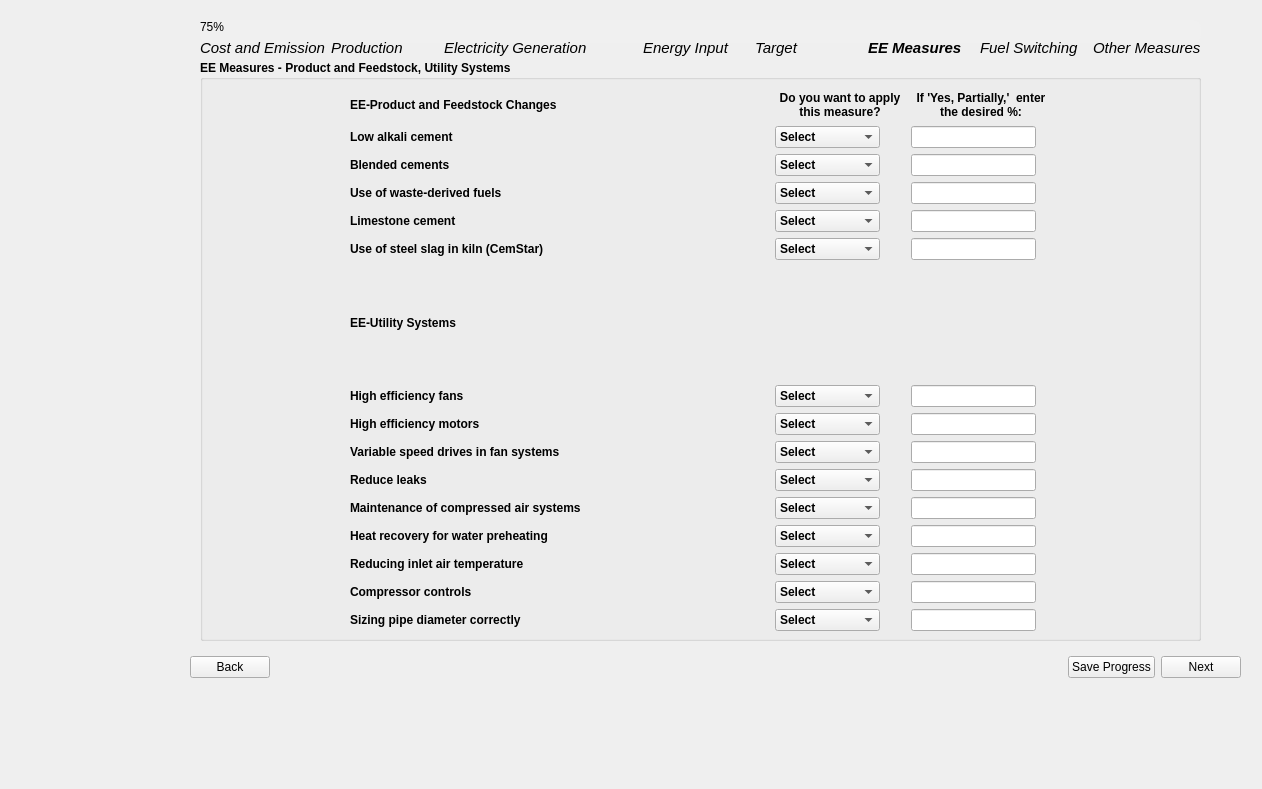
<?xml version="1.0" encoding="UTF-8"?>
<ui version="4.0">
 <class>Page8_AllMeasures_3</class>
 <widget class="QWidget" name="Page8_AllMeasures_3">
  <property name="geometry">
   <rect>
    <x>0</x>
    <y>0</y>
    <width>1262</width>
    <height>789</height>
   </rect>
  </property>
  <property name="sizePolicy">
   <sizepolicy hsizetype="Fixed" vsizetype="Fixed">
    <horstretch>0</horstretch>
    <verstretch>0</verstretch>
   </sizepolicy>
  </property>
  <property name="windowTitle">
   <string>Form</string>
  </property>
  <property name="styleSheet">
   <string notr="true"/>
  </property>
  <widget class="QWidget" name="layoutWidget">
   <property name="geometry">
    <rect>
     <x>190</x>
     <y>650</y>
     <width>1051</width>
     <height>35</height>
    </rect>
   </property>
   <layout class="QHBoxLayout" name="button_layout">
    <item>
     <widget class="QPushButton" name="backBtn">
      <property name="text">
       <string>Back</string>
      </property>
     </widget>
    </item>
    <item>
     <spacer name="horizontalSpacer">
      <property name="orientation">
       <enum>Qt::Horizontal</enum>
      </property>
      <property name="sizeHint" stdset="0">
       <size>
        <width>40</width>
        <height>20</height>
       </size>
      </property>
     </spacer>
    </item>
    <item>
     <widget class="QPushButton" name="saveBtn">
      <property name="text">
       <string>Save Progress</string>
      </property>
     </widget>
    </item>
    <item>
     <widget class="QPushButton" name="nextBtn">
      <property name="font">
       <font>
        <kerning>true</kerning>
       </font>
      </property>
      <property name="text">
       <string>Next</string>
      </property>
     </widget>
    </item>
   </layout>
  </widget>
  <widget class="QGroupBox" name="electricity_generation_group_1">
   <property name="geometry">
    <rect>
     <x>200</x>
     <y>60</y>
     <width>1001</width>
     <height>581</height>
    </rect>
   </property>
   <property name="font">
    <font>
     <bold>true</bold>
    </font>
   </property>
   <property name="styleSheet">
    <string notr="true">QPushButton {
    background-color: #26481f;  /* Green */
    color: white;
    border: none;
    padding: 8px 16px;
    font-size: 14px;
    border-radius: 6px;
    min-width: 90px;
    min-height: 15px;

}

QPushButton:hover {
    background-color: #45a049;
}

QPushButton:pressed {
    background-color: #3e8e41;
}

QPushButton#saveBtn {
                background-color: white;
                color: #26481f;
            }
QPushButton#saveBtn:hover {
                background-color: #45a049;
			  color: white;
            }

    QLineEdit {
        border-radius: 10px;    
        padding: 5px;           
    }

myLineEdit-&gt;setFixedSize(200, 30)</string>
   </property>
   <property name="title">
    <string>EE Measures - Product and Feedstock, Utility Systems</string>
   </property>
   <widget class="QWidget" name="layoutWidget">
    <property name="geometry">
     <rect>
      <x>150</x>
      <y>30</y>
      <width>701</width>
      <height>541</height>
     </rect>
    </property>
    <layout class="QGridLayout" name="gridLayout">
     <item row="2" column="0">
      <widget class="QLabel" name="page_8_3_label_2">
       <property name="text">
        <string>Blended cements</string>
       </property>
      </widget>
     </item>
     <item row="10" column="2">
      <widget class="QLineEdit" name="page_8_3_input_9">
       <property name="sizePolicy">
        <sizepolicy hsizetype="Fixed" vsizetype="Fixed">
         <horstretch>0</horstretch>
         <verstretch>0</verstretch>
        </sizepolicy>
       </property>
       <property name="text">
        <string/>
       </property>
      </widget>
     </item>
     <item row="1" column="0">
      <widget class="QLabel" name="page_8_3_label">
       <property name="text">
        <string>Low alkali cement</string>
       </property>
      </widget>
     </item>
     <item row="4" column="1">
      <widget class="QComboBox" name="page_8_3_comboBox_4">
       <property name="sizePolicy">
        <sizepolicy hsizetype="Fixed" vsizetype="Fixed">
         <horstretch>0</horstretch>
         <verstretch>0</verstretch>
        </sizepolicy>
       </property>
       <item>
        <property name="text">
         <string>Select</string>
        </property>
       </item>
       <item>
        <property name="text">
         <string>Yes (100%)</string>
        </property>
       </item>
       <item>
        <property name="text">
         <string>No (0%)</string>
        </property>
       </item>
       <item>
        <property name="text">
         <string>Yes, Partially</string>
        </property>
       </item>
      </widget>
     </item>
     <item row="7" column="0">
      <widget class="QLabel" name="page_8_3_label_6">
       <property name="text">
        <string>High efficiency fans</string>
       </property>
      </widget>
     </item>
     <item row="12" column="0">
      <widget class="QLabel" name="page_8_3_label_11">
       <property name="text">
        <string>Heat recovery for water preheating</string>
       </property>
      </widget>
     </item>
     <item row="0" column="0">
      <widget class="QLabel" name="page_8_3_header">
       <property name="font">
        <font>
         <bold>true</bold>
        </font>
       </property>
       <property name="text">
        <string>EE-Product and Feedstock Changes</string>
       </property>
      </widget>
     </item>
     <item row="9" column="0">
      <widget class="QLabel" name="page_8_3_label_8">
       <property name="text">
        <string>Variable speed drives in fan systems</string>
       </property>
      </widget>
     </item>
     <item row="11" column="1">
      <widget class="QComboBox" name="page_8_3_comboBox_10">
       <property name="sizePolicy">
        <sizepolicy hsizetype="Fixed" vsizetype="Fixed">
         <horstretch>0</horstretch>
         <verstretch>0</verstretch>
        </sizepolicy>
       </property>
       <item>
        <property name="text">
         <string>Select</string>
        </property>
       </item>
       <item>
        <property name="text">
         <string>Yes (100%)</string>
        </property>
       </item>
       <item>
        <property name="text">
         <string>No (0%)</string>
        </property>
       </item>
       <item>
        <property name="text">
         <string>Yes, Partially</string>
        </property>
       </item>
      </widget>
     </item>
     <item row="14" column="0">
      <widget class="QLabel" name="page_8_3_label_13">
       <property name="text">
        <string>Compressor controls</string>
       </property>
      </widget>
     </item>
     <item row="3" column="2">
      <widget class="QLineEdit" name="page_8_3_input_3">
       <property name="sizePolicy">
        <sizepolicy hsizetype="Fixed" vsizetype="Fixed">
         <horstretch>0</horstretch>
         <verstretch>0</verstretch>
        </sizepolicy>
       </property>
       <property name="text">
        <string/>
       </property>
      </widget>
     </item>
     <item row="4" column="2">
      <widget class="QLineEdit" name="page_8_3_input_4">
       <property name="sizePolicy">
        <sizepolicy hsizetype="Fixed" vsizetype="Fixed">
         <horstretch>0</horstretch>
         <verstretch>0</verstretch>
        </sizepolicy>
       </property>
       <property name="text">
        <string/>
       </property>
      </widget>
     </item>
     <item row="3" column="1">
      <widget class="QComboBox" name="page_8_3_comboBox_3">
       <property name="sizePolicy">
        <sizepolicy hsizetype="Fixed" vsizetype="Fixed">
         <horstretch>0</horstretch>
         <verstretch>0</verstretch>
        </sizepolicy>
       </property>
       <item>
        <property name="text">
         <string>Select</string>
        </property>
       </item>
       <item>
        <property name="text">
         <string>Yes (100%)</string>
        </property>
       </item>
       <item>
        <property name="text">
         <string>No (0%)</string>
        </property>
       </item>
       <item>
        <property name="text">
         <string>Yes, Partially</string>
        </property>
       </item>
      </widget>
     </item>
     <item row="6" column="0">
      <widget class="QLabel" name="page_8_3_header_4">
       <property name="font">
        <font>
         <bold>true</bold>
        </font>
       </property>
       <property name="text">
        <string>EE-Utility Systems</string>
       </property>
      </widget>
     </item>
     <item row="14" column="1">
      <widget class="QComboBox" name="page_8_3_comboBox_13">
       <property name="sizePolicy">
        <sizepolicy hsizetype="Fixed" vsizetype="Fixed">
         <horstretch>0</horstretch>
         <verstretch>0</verstretch>
        </sizepolicy>
       </property>
       <item>
        <property name="text">
         <string>Select</string>
        </property>
       </item>
       <item>
        <property name="text">
         <string>Yes (100%)</string>
        </property>
       </item>
       <item>
        <property name="text">
         <string>No (0%)</string>
        </property>
       </item>
       <item>
        <property name="text">
         <string>Yes, Partially</string>
        </property>
       </item>
      </widget>
     </item>
     <item row="2" column="1">
      <widget class="QComboBox" name="page_8_3_comboBox_2">
       <property name="sizePolicy">
        <sizepolicy hsizetype="Fixed" vsizetype="Fixed">
         <horstretch>0</horstretch>
         <verstretch>0</verstretch>
        </sizepolicy>
       </property>
       <item>
        <property name="text">
         <string>Select</string>
        </property>
       </item>
       <item>
        <property name="text">
         <string>Yes (100%)</string>
        </property>
       </item>
       <item>
        <property name="text">
         <string>No (0%)</string>
        </property>
       </item>
       <item>
        <property name="text">
         <string>Yes, Partially</string>
        </property>
       </item>
      </widget>
     </item>
     <item row="10" column="0">
      <widget class="QLabel" name="page_8_3_label_9">
       <property name="text">
        <string>Reduce leaks</string>
       </property>
      </widget>
     </item>
     <item row="8" column="2">
      <widget class="QLineEdit" name="page_8_3_input_7">
       <property name="sizePolicy">
        <sizepolicy hsizetype="Fixed" vsizetype="Fixed">
         <horstretch>0</horstretch>
         <verstretch>0</verstretch>
        </sizepolicy>
       </property>
       <property name="text">
        <string/>
       </property>
      </widget>
     </item>
     <item row="13" column="0">
      <widget class="QLabel" name="page_8_3_label_12">
       <property name="text">
        <string>Reducing inlet air temperature</string>
       </property>
      </widget>
     </item>
     <item row="13" column="1">
      <widget class="QComboBox" name="page_8_3_comboBox_12">
       <property name="sizePolicy">
        <sizepolicy hsizetype="Fixed" vsizetype="Fixed">
         <horstretch>0</horstretch>
         <verstretch>0</verstretch>
        </sizepolicy>
       </property>
       <item>
        <property name="text">
         <string>Select</string>
        </property>
       </item>
       <item>
        <property name="text">
         <string>Yes (100%)</string>
        </property>
       </item>
       <item>
        <property name="text">
         <string>No (0%)</string>
        </property>
       </item>
       <item>
        <property name="text">
         <string>Yes, Partially</string>
        </property>
       </item>
      </widget>
     </item>
     <item row="5" column="1">
      <widget class="QComboBox" name="page_8_3_comboBox_5">
       <property name="sizePolicy">
        <sizepolicy hsizetype="Fixed" vsizetype="Fixed">
         <horstretch>0</horstretch>
         <verstretch>0</verstretch>
        </sizepolicy>
       </property>
       <item>
        <property name="text">
         <string>Select</string>
        </property>
       </item>
       <item>
        <property name="text">
         <string>Yes (100%)</string>
        </property>
       </item>
       <item>
        <property name="text">
         <string>No (0%)</string>
        </property>
       </item>
       <item>
        <property name="text">
         <string>Yes, Partially</string>
        </property>
       </item>
      </widget>
     </item>
     <item row="1" column="2">
      <widget class="QLineEdit" name="page_8_3_input">
       <property name="sizePolicy">
        <sizepolicy hsizetype="Fixed" vsizetype="Fixed">
         <horstretch>0</horstretch>
         <verstretch>0</verstretch>
        </sizepolicy>
       </property>
       <property name="text">
        <string/>
       </property>
      </widget>
     </item>
     <item row="11" column="0">
      <widget class="QLabel" name="page_8_3_label_10">
       <property name="text">
        <string>Maintenance of compressed air systems</string>
       </property>
      </widget>
     </item>
     <item row="12" column="1">
      <widget class="QComboBox" name="page_8_3_comboBox_11">
       <property name="sizePolicy">
        <sizepolicy hsizetype="Fixed" vsizetype="Fixed">
         <horstretch>0</horstretch>
         <verstretch>0</verstretch>
        </sizepolicy>
       </property>
       <item>
        <property name="text">
         <string>Select</string>
        </property>
       </item>
       <item>
        <property name="text">
         <string>Yes (100%)</string>
        </property>
       </item>
       <item>
        <property name="text">
         <string>No (0%)</string>
        </property>
       </item>
       <item>
        <property name="text">
         <string>Yes, Partially</string>
        </property>
       </item>
      </widget>
     </item>
     <item row="3" column="0">
      <widget class="QLabel" name="page_8_3_label_3">
       <property name="text">
        <string>Use of waste-derived fuels</string>
       </property>
      </widget>
     </item>
     <item row="4" column="0">
      <widget class="QLabel" name="page_8_3_label_4">
       <property name="text">
        <string>Limestone cement</string>
       </property>
      </widget>
     </item>
     <item row="7" column="1">
      <widget class="QComboBox" name="page_8_3_comboBox_6">
       <property name="sizePolicy">
        <sizepolicy hsizetype="Fixed" vsizetype="Fixed">
         <horstretch>0</horstretch>
         <verstretch>0</verstretch>
        </sizepolicy>
       </property>
       <item>
        <property name="text">
         <string>Select</string>
        </property>
       </item>
       <item>
        <property name="text">
         <string>Yes (100%)</string>
        </property>
       </item>
       <item>
        <property name="text">
         <string>No (0%)</string>
        </property>
       </item>
       <item>
        <property name="text">
         <string>Yes, Partially</string>
        </property>
       </item>
      </widget>
     </item>
     <item row="8" column="1">
      <widget class="QComboBox" name="page_8_3_comboBox_7">
       <property name="sizePolicy">
        <sizepolicy hsizetype="Fixed" vsizetype="Fixed">
         <horstretch>0</horstretch>
         <verstretch>0</verstretch>
        </sizepolicy>
       </property>
       <item>
        <property name="text">
         <string>Select</string>
        </property>
       </item>
       <item>
        <property name="text">
         <string>Yes (100%)</string>
        </property>
       </item>
       <item>
        <property name="text">
         <string>No (0%)</string>
        </property>
       </item>
       <item>
        <property name="text">
         <string>Yes, Partially</string>
        </property>
       </item>
      </widget>
     </item>
     <item row="10" column="1">
      <widget class="QComboBox" name="page_8_3_comboBox_9">
       <property name="sizePolicy">
        <sizepolicy hsizetype="Fixed" vsizetype="Fixed">
         <horstretch>0</horstretch>
         <verstretch>0</verstretch>
        </sizepolicy>
       </property>
       <item>
        <property name="text">
         <string>Select</string>
        </property>
       </item>
       <item>
        <property name="text">
         <string>Yes (100%)</string>
        </property>
       </item>
       <item>
        <property name="text">
         <string>No (0%)</string>
        </property>
       </item>
       <item>
        <property name="text">
         <string>Yes, Partially</string>
        </property>
       </item>
      </widget>
     </item>
     <item row="5" column="2">
      <widget class="QLineEdit" name="page_8_3_input_5">
       <property name="sizePolicy">
        <sizepolicy hsizetype="Fixed" vsizetype="Fixed">
         <horstretch>0</horstretch>
         <verstretch>0</verstretch>
        </sizepolicy>
       </property>
       <property name="text">
        <string/>
       </property>
      </widget>
     </item>
     <item row="9" column="1">
      <widget class="QComboBox" name="page_8_3_comboBox_8">
       <property name="sizePolicy">
        <sizepolicy hsizetype="Fixed" vsizetype="Fixed">
         <horstretch>0</horstretch>
         <verstretch>0</verstretch>
        </sizepolicy>
       </property>
       <item>
        <property name="text">
         <string>Select</string>
        </property>
       </item>
       <item>
        <property name="text">
         <string>Yes (100%)</string>
        </property>
       </item>
       <item>
        <property name="text">
         <string>No (0%)</string>
        </property>
       </item>
       <item>
        <property name="text">
         <string>Yes, Partially</string>
        </property>
       </item>
      </widget>
     </item>
     <item row="1" column="1">
      <widget class="QComboBox" name="page_8_3_comboBox">
       <property name="sizePolicy">
        <sizepolicy hsizetype="Fixed" vsizetype="Fixed">
         <horstretch>0</horstretch>
         <verstretch>0</verstretch>
        </sizepolicy>
       </property>
       <item>
        <property name="text">
         <string>Select</string>
        </property>
       </item>
       <item>
        <property name="text">
         <string>Yes (100%)</string>
        </property>
       </item>
       <item>
        <property name="text">
         <string>No (0%)</string>
        </property>
       </item>
       <item>
        <property name="text">
         <string>Yes, Partially</string>
        </property>
       </item>
      </widget>
     </item>
     <item row="9" column="2">
      <widget class="QLineEdit" name="page_8_3_input_8">
       <property name="sizePolicy">
        <sizepolicy hsizetype="Fixed" vsizetype="Fixed">
         <horstretch>0</horstretch>
         <verstretch>0</verstretch>
        </sizepolicy>
       </property>
       <property name="text">
        <string/>
       </property>
      </widget>
     </item>
     <item row="5" column="0">
      <widget class="QLabel" name="page_8_3_label_5">
       <property name="text">
        <string>Use of steel slag in kiln (CemStar)</string>
       </property>
      </widget>
     </item>
     <item row="8" column="0">
      <widget class="QLabel" name="page_8_3_label_7">
       <property name="text">
        <string>High efficiency motors</string>
       </property>
      </widget>
     </item>
     <item row="7" column="2">
      <widget class="QLineEdit" name="page_8_3_input_6">
       <property name="sizePolicy">
        <sizepolicy hsizetype="Fixed" vsizetype="Fixed">
         <horstretch>0</horstretch>
         <verstretch>0</verstretch>
        </sizepolicy>
       </property>
       <property name="text">
        <string/>
       </property>
      </widget>
     </item>
     <item row="2" column="2">
      <widget class="QLineEdit" name="page_8_3_input_2">
       <property name="sizePolicy">
        <sizepolicy hsizetype="Fixed" vsizetype="Fixed">
         <horstretch>0</horstretch>
         <verstretch>0</verstretch>
        </sizepolicy>
       </property>
       <property name="text">
        <string/>
       </property>
      </widget>
     </item>
     <item row="15" column="0">
      <widget class="QLabel" name="page_8_3_label_14">
       <property name="text">
        <string>Sizing pipe diameter correctly</string>
       </property>
      </widget>
     </item>
     <item row="15" column="1">
      <widget class="QComboBox" name="page_8_3_comboBox_14">
       <property name="sizePolicy">
        <sizepolicy hsizetype="Fixed" vsizetype="Fixed">
         <horstretch>0</horstretch>
         <verstretch>0</verstretch>
        </sizepolicy>
       </property>
       <item>
        <property name="text">
         <string>Select</string>
        </property>
       </item>
       <item>
        <property name="text">
         <string>Yes (100%)</string>
        </property>
       </item>
       <item>
        <property name="text">
         <string>No (0%)</string>
        </property>
       </item>
       <item>
        <property name="text">
         <string>Yes, Partially</string>
        </property>
       </item>
      </widget>
     </item>
     <item row="11" column="2">
      <widget class="QLineEdit" name="page_8_3_input_10">
       <property name="sizePolicy">
        <sizepolicy hsizetype="Fixed" vsizetype="Fixed">
         <horstretch>0</horstretch>
         <verstretch>0</verstretch>
        </sizepolicy>
       </property>
       <property name="text">
        <string/>
       </property>
      </widget>
     </item>
     <item row="12" column="2">
      <widget class="QLineEdit" name="page_8_3_input_11">
       <property name="sizePolicy">
        <sizepolicy hsizetype="Fixed" vsizetype="Fixed">
         <horstretch>0</horstretch>
         <verstretch>0</verstretch>
        </sizepolicy>
       </property>
       <property name="text">
        <string/>
       </property>
      </widget>
     </item>
     <item row="13" column="2">
      <widget class="QLineEdit" name="page_8_3_input_12">
       <property name="sizePolicy">
        <sizepolicy hsizetype="Fixed" vsizetype="Fixed">
         <horstretch>0</horstretch>
         <verstretch>0</verstretch>
        </sizepolicy>
       </property>
       <property name="text">
        <string/>
       </property>
      </widget>
     </item>
     <item row="14" column="2">
      <widget class="QLineEdit" name="page_8_3_input_13">
       <property name="sizePolicy">
        <sizepolicy hsizetype="Fixed" vsizetype="Fixed">
         <horstretch>0</horstretch>
         <verstretch>0</verstretch>
        </sizepolicy>
       </property>
       <property name="text">
        <string/>
       </property>
      </widget>
     </item>
     <item row="15" column="2">
      <widget class="QLineEdit" name="page_8_3_input_14">
       <property name="sizePolicy">
        <sizepolicy hsizetype="Fixed" vsizetype="Fixed">
         <horstretch>0</horstretch>
         <verstretch>0</verstretch>
        </sizepolicy>
       </property>
       <property name="text">
        <string/>
       </property>
      </widget>
     </item>
     <item row="0" column="1">
      <widget class="QLabel" name="page_8_3_header_2">
       <property name="minimumSize">
        <size>
         <width>130</width>
         <height>30</height>
        </size>
       </property>
       <property name="maximumSize">
        <size>
         <width>130</width>
         <height>30</height>
        </size>
       </property>
       <property name="font">
        <font>
         <bold>true</bold>
        </font>
       </property>
       <property name="text">
        <string>Do you want to apply this measure?</string>
       </property>
       <property name="alignment">
        <set>Qt::AlignCenter</set>
       </property>
       <property name="wordWrap">
        <bool>true</bool>
       </property>
      </widget>
     </item>
     <item row="0" column="2">
      <widget class="QLabel" name="page_8_3_header_3">
       <property name="minimumSize">
        <size>
         <width>140</width>
         <height>30</height>
        </size>
       </property>
       <property name="maximumSize">
        <size>
         <width>140</width>
         <height>30</height>
        </size>
       </property>
       <property name="font">
        <font>
         <bold>true</bold>
        </font>
       </property>
       <property name="text">
        <string>If 'Yes, Partially,'  enter the desired %:</string>
       </property>
       <property name="alignment">
        <set>Qt::AlignCenter</set>
       </property>
       <property name="wordWrap">
        <bool>true</bool>
       </property>
      </widget>
     </item>
    </layout>
   </widget>
  </widget>
  <widget class="QLabel" name="side_image">
   <property name="geometry">
    <rect>
     <x>0</x>
     <y>-30</y>
     <width>171</width>
     <height>761</height>
    </rect>
   </property>
   <property name="text">
    <string/>
   </property>
   <property name="pixmap">
    <pixmap>../images/BEST_side_abstract.png</pixmap>
   </property>
  </widget>
  <widget class="QProgressBar" name="progressBar">
   <property name="geometry">
    <rect>
     <x>200</x>
     <y>20</y>
     <width>1001</width>
     <height>23</height>
    </rect>
   </property>
   <property name="styleSheet">
    <string notr="true">QProgressBar {
    background-color: #F0F0F0;
    border: none;
	border-radius: 8px;
}
QProgressBar::chunk {
	border-radius: 8px;
    background: QLinearGradient(
        x1: 0, y1: 0, x2: 1, y2: 0,
        stop: 0 #33bef0,   /* Light Blue */
        stop: 1 #77d695    /* Light Green */
    );
}</string>
   </property>
   <property name="value">
    <number>75</number>
   </property>
  </widget>
  <widget class="QWidget" name="layoutWidget_3">
   <property name="geometry">
    <rect>
     <x>200</x>
     <y>40</y>
     <width>1001</width>
     <height>16</height>
    </rect>
   </property>
   <layout class="QGridLayout" name="gridLayout_12">
    <item row="0" column="0">
     <widget class="QLabel" name="label_3">
      <property name="font">
       <font>
        <pointsize>11</pointsize>
        <italic>true</italic>
        <bold>false</bold>
       </font>
      </property>
      <property name="text">
       <string>Cost and Emission</string>
      </property>
     </widget>
    </item>
    <item row="0" column="1">
     <widget class="QLabel" name="label_10">
      <property name="font">
       <font>
        <pointsize>11</pointsize>
        <italic>true</italic>
       </font>
      </property>
      <property name="text">
       <string>Production</string>
      </property>
     </widget>
    </item>
    <item row="0" column="2">
     <widget class="QLabel" name="label_11">
      <property name="sizePolicy">
       <sizepolicy hsizetype="Preferred" vsizetype="Preferred">
        <horstretch>0</horstretch>
        <verstretch>0</verstretch>
       </sizepolicy>
      </property>
      <property name="font">
       <font>
        <pointsize>11</pointsize>
        <italic>true</italic>
       </font>
      </property>
      <property name="text">
       <string>Electricity Generation            </string>
      </property>
     </widget>
    </item>
    <item row="0" column="3">
     <widget class="QLabel" name="label_12">
      <property name="font">
       <font>
        <pointsize>11</pointsize>
        <italic>true</italic>
       </font>
      </property>
      <property name="text">
       <string>Energy Input</string>
      </property>
     </widget>
    </item>
    <item row="0" column="4">
     <widget class="QLabel" name="label_13">
      <property name="font">
       <font>
        <pointsize>11</pointsize>
        <italic>true</italic>
        <bold>false</bold>
       </font>
      </property>
      <property name="text">
       <string>Target</string>
      </property>
     </widget>
    </item>
    <item row="0" column="5">
     <widget class="QLabel" name="label_14">
      <property name="font">
       <font>
        <pointsize>11</pointsize>
        <italic>true</italic>
        <bold>true</bold>
       </font>
      </property>
      <property name="text">
       <string>EE Measures</string>
      </property>
     </widget>
    </item>
    <item row="0" column="6">
     <widget class="QLabel" name="label_15">
      <property name="font">
       <font>
        <pointsize>11</pointsize>
        <italic>true</italic>
       </font>
      </property>
      <property name="text">
       <string>Fuel Switching</string>
      </property>
     </widget>
    </item>
    <item row="0" column="7">
     <widget class="QLabel" name="label_16">
      <property name="font">
       <font>
        <pointsize>11</pointsize>
        <italic>true</italic>
       </font>
      </property>
      <property name="text">
       <string>Other Measures</string>
      </property>
     </widget>
    </item>
   </layout>
  </widget>
 </widget>
 <tabstops>
  <tabstop>page_8_3_input</tabstop>
  <tabstop>page_8_3_input_2</tabstop>
  <tabstop>page_8_3_input_3</tabstop>
  <tabstop>page_8_3_input_4</tabstop>
  <tabstop>page_8_3_input_5</tabstop>
  <tabstop>page_8_3_input_6</tabstop>
  <tabstop>page_8_3_input_7</tabstop>
  <tabstop>page_8_3_input_8</tabstop>
  <tabstop>page_8_3_input_9</tabstop>
  <tabstop>page_8_3_input_10</tabstop>
  <tabstop>page_8_3_input_11</tabstop>
  <tabstop>page_8_3_input_12</tabstop>
  <tabstop>page_8_3_input_13</tabstop>
  <tabstop>page_8_3_input_14</tabstop>
  <tabstop>backBtn</tabstop>
  <tabstop>saveBtn</tabstop>
  <tabstop>nextBtn</tabstop>
  <tabstop>page_8_3_comboBox</tabstop>
  <tabstop>page_8_3_comboBox_2</tabstop>
  <tabstop>page_8_3_comboBox_3</tabstop>
  <tabstop>page_8_3_comboBox_4</tabstop>
  <tabstop>page_8_3_comboBox_5</tabstop>
  <tabstop>page_8_3_comboBox_6</tabstop>
  <tabstop>page_8_3_comboBox_7</tabstop>
  <tabstop>page_8_3_comboBox_8</tabstop>
  <tabstop>page_8_3_comboBox_9</tabstop>
  <tabstop>page_8_3_comboBox_10</tabstop>
  <tabstop>page_8_3_comboBox_11</tabstop>
  <tabstop>page_8_3_comboBox_12</tabstop>
  <tabstop>page_8_3_comboBox_13</tabstop>
  <tabstop>page_8_3_comboBox_14</tabstop>
 </tabstops>
 <resources/>
 <connections/>
</ui>
